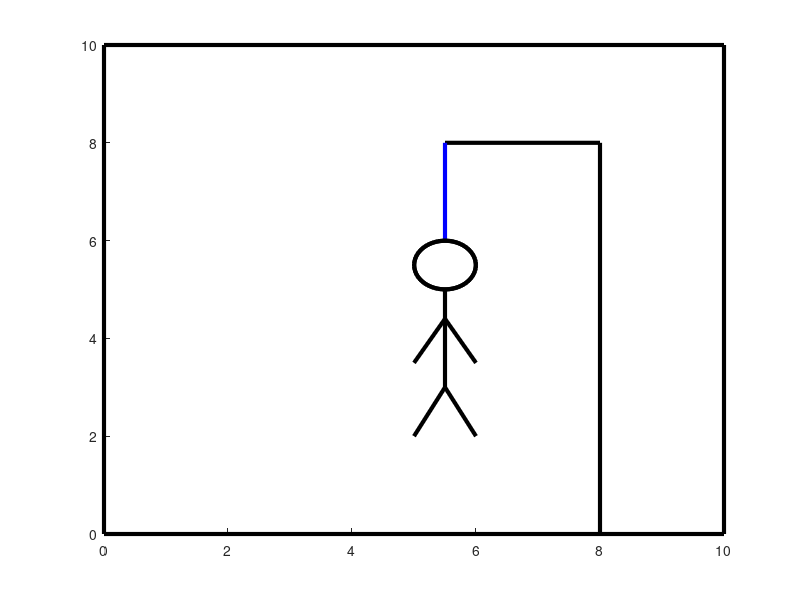

Here is the MATLAB script that generated this plot: (Note: this script raises an error after producing the figure.)
% -----------------------------------------------------------------------
% Program Number: Final Project Draft #1
% Program Purpose: Hangman game with random word or user choice
%
% Created By: Krystian Confeiteiro
% Created On: 10/22/20
% Last Modified On: 11/08/20
%
% Credit To:
% By submitting this program with my name, I affirm that the creation and
% modifications of this program is primarily my own work.
%
% Comments:
% -----------------------------------------------------------------------

clc
clear
close all

%% welcome prompt and rules 
%welcome prompt
fprintf('\t\t\t\t\t\t\t\t-------------------\n\t\t\t\t\t\t\t\tWelcome to Hangman!\n\t\t\t\t\t\t\t\t-------------------\n');
fprintf('\nTo play, press any key!\n\n');
fprintf('You can have a quick game against the computer or against your friend!.');
fprintf('RULES: \n1.) Choose to play against the computer or a friend. If you are playing against a friend, enter a word to guess! \n2.) Guess a letter. If you are correct, keep guessing. ');
fprintf('If guess incorrectly, a part of the hangman will be added \n    until it is complete! If you guess the word or all the letters before your attempts run out, you win!.');
pause(2);  
fprintf('\n\nPress any key to continue...');
fprintf('\n----------------------------------------------------------------------------------------\n\n');
pause();
clc

%pause for a few seconds and clear screen to give classic game vibes
pause(1);
fprintf('Your game is loading...');
pause(3);
clc %clear screen to start the game

%% hangman character
%draw handman pole/noose (this will be printed first)
bBottom= line([0 10], [0 0],'color','k','lineWidth', 3); %bottom border
bLeft= line([0 0], [0 10],'color','k','lineWidth', 3); %left border
bTop= line([0 10], [10 10],'color','k','lineWidth', 3); %top border
bRight= line([10 10], [0 10],'color','k','lineWidth', 3); %right border

poleVertical = line([8 8],[8 0],'color', 'k','lineWidth', 3); %large vertical pole
poleHoriztonal = line([5.5 8],[8 8],'color','k','lineWidth', 3); %horizontal pole
poleVerticalSmall = line([5.5 5.5],[6 8],'color','b','lineWidth', 3); %small vertical pole
hold on

%**I will put these in the correct places once I have finished coding the rest** 

%draw head
theta = linspace(-2*pi,2*pi,50);                
headX = 5.5+0.5*cos(theta);
headY = 5.5+0.5*sin(theta);
plot(headX, headY,'color','k','lineWidth',3); %head

%draw body
line([5.5 5.5],[5 3],'color','k','lineWidth', 3); %body

%draw legs
line([5 5.5],[2 3],'color','k','lineWidth',3); %left leg
line([5.5 6],[3 2],'color','k','lineWidth',3); %right leg

%draw arms
line([5 5.5],[3.5 4.4],'color','k','lineWidth', 3); %left arm
line([5.5 6], [4.4 3.5],'color','k','lineWidth', 3); %right arm


%% input to play against the computer or another person, validate
%random list of words and choose random word
[~,~,hangmanWords] = xlsread('HangmanWords.xlsx');
randWord = hangmanWords{randi(10),randi(4)}; %<SM:RANDGEN> %<SM:RANDUSE> 

%ask if they want to use random guess or input their own word (+validation)
playerType = input('Do you want a randomly generated word or use your own word of choice?\nEnter ''computer'' for a computer generated word or ''player'' for your own word: ','s');
while (~strcmpi(playerType, 'computer') && ~strcmpi(playerType, 'player')) %<SM:BOP> %<SM:WHILE>
    playerType = input('ERROR, Enter ''computer'' for a computer generated word or ''player'' to enter your word of choice: ','s');
end
clc

%play vs computer or use a word of choice
if strcmpi(playerType, 'computer') %<SM:IF> %<SM:STRING> %rand computer word
    for j=1:length(randWord)  %<SM:FOR> %converts words to dashes
        correctLetters(j)= '-'; %<SM:AUG>
    end
elseif strcmpi(playerType, 'player') %user's word of choice
    userWord = input('\n\nEnter your word of choice: ','s');
    userWordLength = length(userWord); %find length of word for underscores
    while isempty(userWord) || isnumeric(userWord) %<SM:NEST> %validation 
        userWord = input('Error, please enter a word to start the game!: ','s');
        userWordLower = lower(userWord);
    end
    
    %replace the letters of the word with dashes for guessing
    for m = 1:userWordLength
        correctLetters(m) = '-';        
    end 
end 

%% print dashes to begin guessing
fprintf('%s\t',correctLetters);
fprintf('\n\n');
   
%% prompt for guesss, validate and crosscheck with word
%prompt for guess, validate, crosscheck with word
guessU = input('\nMake a guess: ','s'); %prompt guesses & validate
while isempty(guessU) || length(guessU)>1 || isnmumeric(guessU) 
    guessU = input('Error, guess a letter: ','s');
end
    
%determine if the guess matches one of the letters of the word
wrongLetters = [];
if strcmpi(playerType, 'computer') %wants to play against computer 
    for k = length(randWord) %loop for # of letters in the word
        guess1 = input('Guess a letter!: ');
        while isempty(guess) || isnumerical(guess) %validate the user's guesses
            guess = input('Error, please guess a letter!: ');
        end
        
        if strcmpi(guess, randWord) %a letter matches <SM:SEARCH>
            findLetters = find(strncmpi(guess, randWord, length(randWord))); %finds where the letters match
            correctLetters(k) = correctLetters(end+guess); %stores correct guess in the vector
        else %a letter does not match
            wrongLetters = sort(wrongLetters(end+guess)); %<SM:SORT> %sorts the wrong letters in alphabetical order
        end
    end
else %wants to play against another player
    for k = length(randWord) %loop for # of letters in the word
        %input for guess and validate
        guess2 = input('Guess a letter!: ');
        while isempty(guess2) || isnumerical(guess2) %validate the user's guesses
            guess = input('Error, please guess a letter!: ');
        end
        
        %if guess is right or wrong
        if strcnmpi(guess, randWord, length(randWord)) %a letter matches
            findLetters = find(strncmpi(guess, randWord, length(randWord))); %finds where the letters match
            correctLetters(k) = correctLetters(end+guess); %stores correct guess in the vector
            fprintf('There were %d occurences in the word, you have %d guesses left!', count(find(strcmpi(guess2, userWord))), k);
            pause(2); 
            fprintf('Press any key to continue onto your next guess!');
        else %a letter does not match
            wrongLetters = sort(wrongLetters(end+guess));  
        end
    end
end

